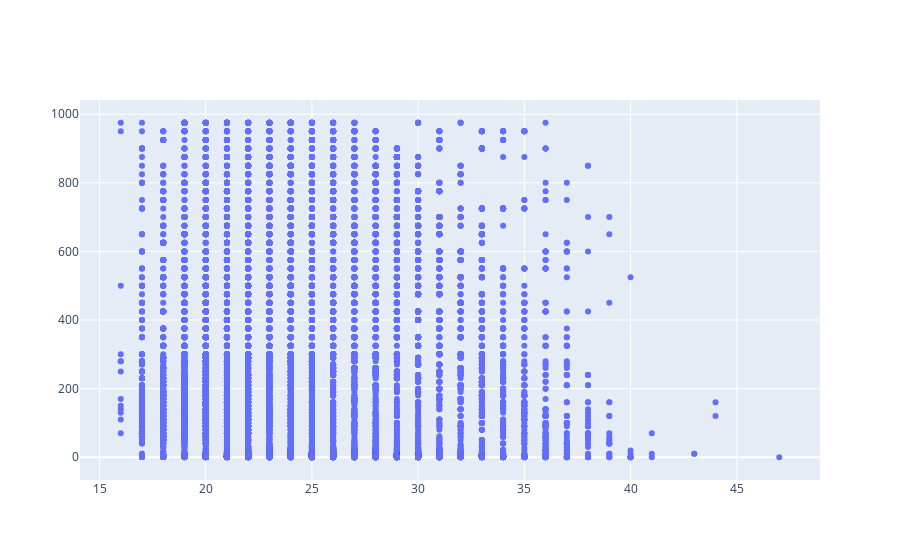

This figure's notebook cell:
### Code cell
trace = Scatter(x=age_wage["Age"],
                y=df2["Value"],
               mode='markers')

data = Data([trace])


offline.iplot(data)

### Figure 1 — Plotly figure (JSON) as saved in the notebook; plotly's stock layout.template omitted (floating-point values rounded to 4 significant figures; data arrays with more than 128 entries replaced by an {"elided": "..."} marker saying what was removed)
{"data": [{"mode": "markers", "type": "scatter", "x": {"elided": "17981 int values"}, "y": {"elided": "17981 int values"}}], "layout": {}}
